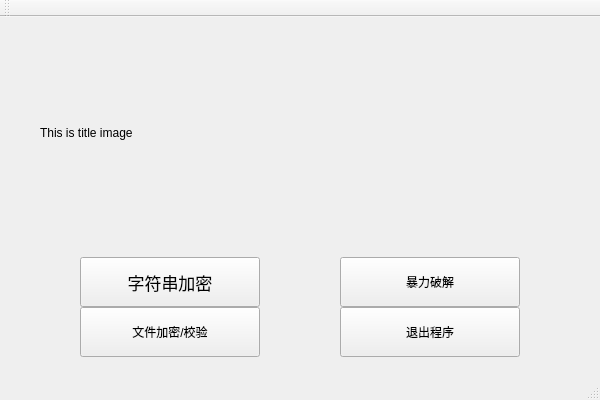
<?xml version="1.0" encoding="UTF-8"?>
<ui version="4.0">
 <class>MainWindow</class>
 <widget class="QMainWindow" name="MainWindow">
  <property name="geometry">
   <rect>
    <x>0</x>
    <y>0</y>
    <width>600</width>
    <height>400</height>
   </rect>
  </property>
  <property name="windowTitle">
   <string>MD5 Encryptor</string>
  </property>
  <property name="styleSheet">
   <string notr="true"/>
  </property>
  <widget class="QWidget" name="centralWidget">
   <widget class="QLabel" name="label">
    <property name="geometry">
     <rect>
      <x>40</x>
      <y>20</y>
      <width>521</width>
      <height>191</height>
     </rect>
    </property>
    <property name="text">
     <string>This is title image</string>
    </property>
   </widget>
   <widget class="QPushButton" name="pushButton">
    <property name="geometry">
     <rect>
      <x>80</x>
      <y>240</y>
      <width>180</width>
      <height>50</height>
     </rect>
    </property>
    <property name="font">
     <font>
      <pointsize>13</pointsize>
     </font>
    </property>
    <property name="text">
     <string>字符串加密</string>
    </property>
   </widget>
   <widget class="QPushButton" name="pushButton_3">
    <property name="geometry">
     <rect>
      <x>80</x>
      <y>290</y>
      <width>180</width>
      <height>50</height>
     </rect>
    </property>
    <property name="text">
     <string>文件加密/校验</string>
    </property>
   </widget>
   <widget class="QPushButton" name="pushButton_2">
    <property name="geometry">
     <rect>
      <x>340</x>
      <y>240</y>
      <width>180</width>
      <height>50</height>
     </rect>
    </property>
    <property name="text">
     <string>暴力破解</string>
    </property>
   </widget>
   <widget class="QPushButton" name="pushButton_4">
    <property name="geometry">
     <rect>
      <x>340</x>
      <y>290</y>
      <width>180</width>
      <height>50</height>
     </rect>
    </property>
    <property name="text">
     <string>退出程序</string>
    </property>
   </widget>
  </widget>
  <widget class="QMenuBar" name="menuBar">
   <property name="geometry">
    <rect>
     <x>0</x>
     <y>0</y>
     <width>600</width>
     <height>22</height>
    </rect>
   </property>
  </widget>
  <widget class="QToolBar" name="mainToolBar">
   <attribute name="toolBarArea">
    <enum>TopToolBarArea</enum>
   </attribute>
   <attribute name="toolBarBreak">
    <bool>false</bool>
   </attribute>
  </widget>
  <widget class="QStatusBar" name="statusBar"/>
 </widget>
 <layoutdefault spacing="6" margin="11"/>
 <resources/>
 <connections/>
</ui>
